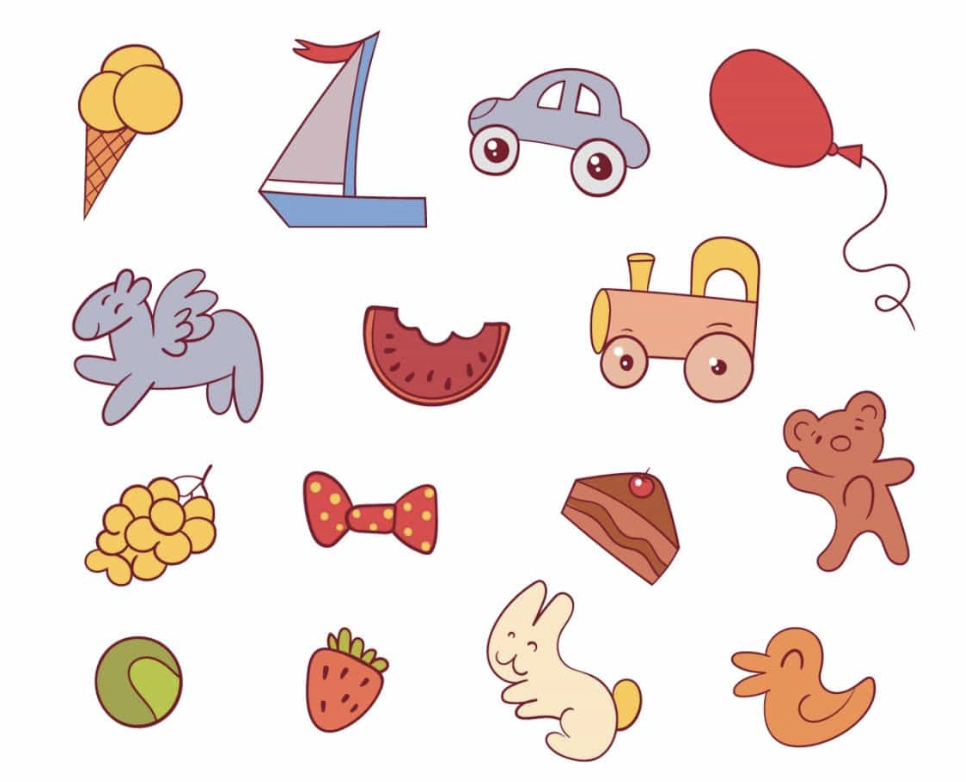
#> input picture Finding_1/objects.png, 966 x 782 px, found by its file name
$ python extract.py
#> lines starting #> are read from the running program, lines starting #| are printed output that depends on the picture; after the words box and inside, x2 and y2 are one past the last pixel; in counts of white or black regions, pixels touching at a corner belong together
import cv2
import numpy as np
import os

output_dir = "/Users/phulocnguyen/Documents/Workspace/Image Processing/Finding_1/items"
if not os.path.exists(output_dir):
    os.makedirs(output_dir)

img = cv2.imread('/Users/phulocnguyen/Documents/Workspace/Image Processing/Finding_1/objects.png')
#> img is the input picture: shape (782, 966, 3); mean B, G, R 222.9, 227, 239.6
img_gray = cv2.cvtColor(img, cv2.COLOR_BGR2GRAY)
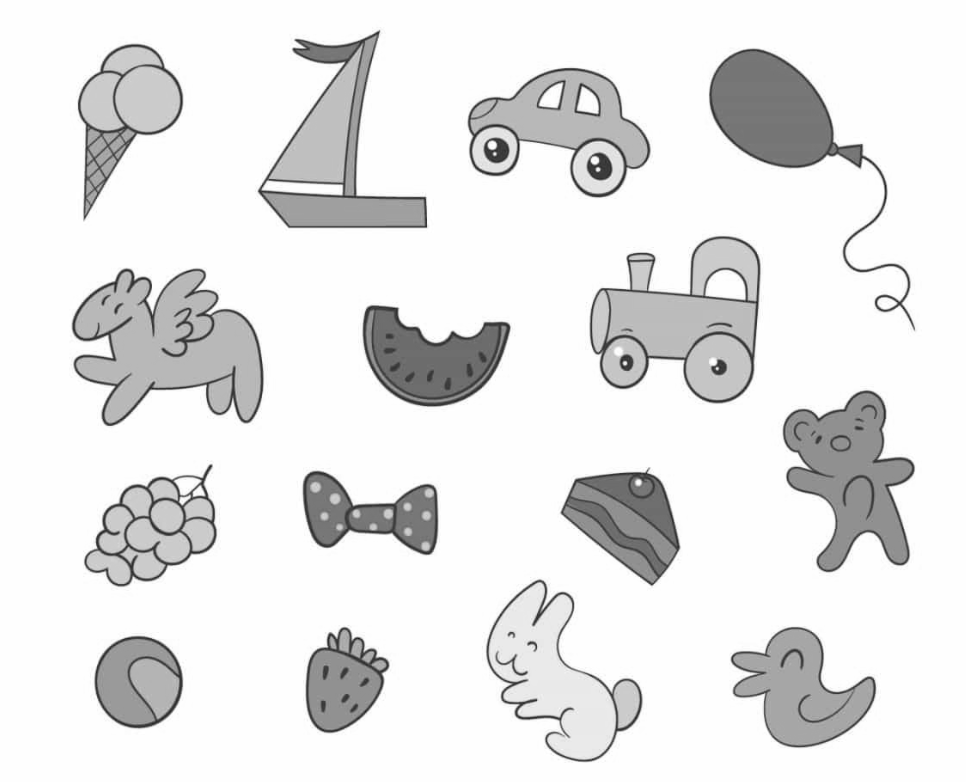
#> img_gray: shape (782, 966); min 25, max 255, mean 230.3
img_blur = cv2.GaussianBlur(img_gray, (5, 5), 0)
_, thresh = cv2.threshold(img_blur, 200, 255, cv2.THRESH_BINARY_INV)
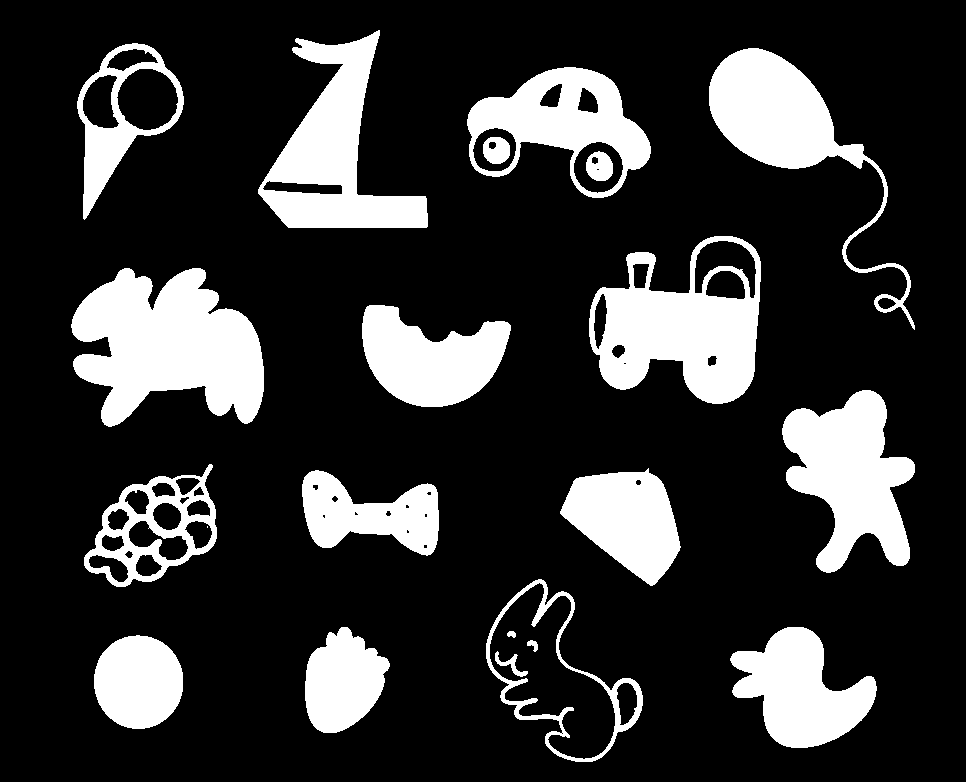
#> thresh: shape (782, 966); 20.2% white; 21 white regions (1 under 20 px)

contours, _ = cv2.findContours(thresh, cv2.RETR_EXTERNAL, cv2.CHAIN_APPROX_SIMPLE)
#> contours = 15 contours; largest, box (x1, y1, x2, y2) and area: (71, 268, 264, 427) 19948, (589, 236, 761, 404) 19408, (258, 30, 428, 228) 14806, (467, 67, 651, 198) 14467, (486, 579, 643, 762) 14368

area_threshold = 1500

for i, contour in enumerate(contours):
    if cv2.contourArea(contour) < 100:
        continue
    x, y, w, h = cv2.boundingRect(contour)
    if w * h < area_threshold:
        continue
    item = img[y:y+h, x:x+w]
    cv2.imwrite(f"{output_dir}/item_{i+1}.png", item)
#> this loop made 15 passes
#> (x, y, w, h) on passes 1 to 12: (94, 635, 89, 94), (730, 627, 147, 121), (305, 627, 85, 106), (486, 579, 157, 183), (302, 470, 137, 86), (560, 468, 121, 118), (84, 464, 133, 123), (782, 390, 133, 183), (362, 305, 149, 102), (71, 268, 193, 159), (589, 236, 172, 168), (467, 67, 184, 131)
#> pass 1, `item = img[y:y+h, x:x+w]`:
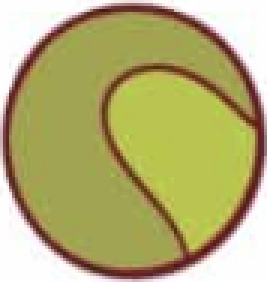
#> item: shape (94, 89, 3) (shown 3 times larger); mean B, G, R 115.8, 174.7, 180.9
#> pass 2, `item = img[y:y+h, x:x+w]`:
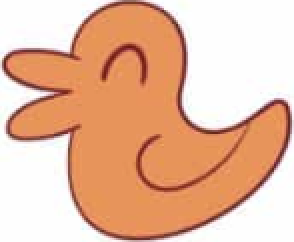
#> item: shape (121, 147, 3) (shown 2 times larger); mean B, G, R 160.3, 186.8, 232.1
#> pass 3, `item = img[y:y+h, x:x+w]`:
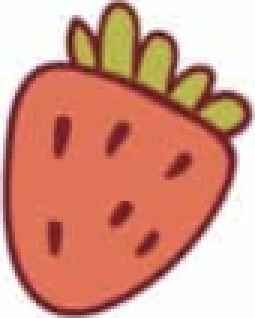
#> item: shape (106, 85, 3) (shown 3 times larger); mean B, G, R 135.4, 152.8, 213.4
